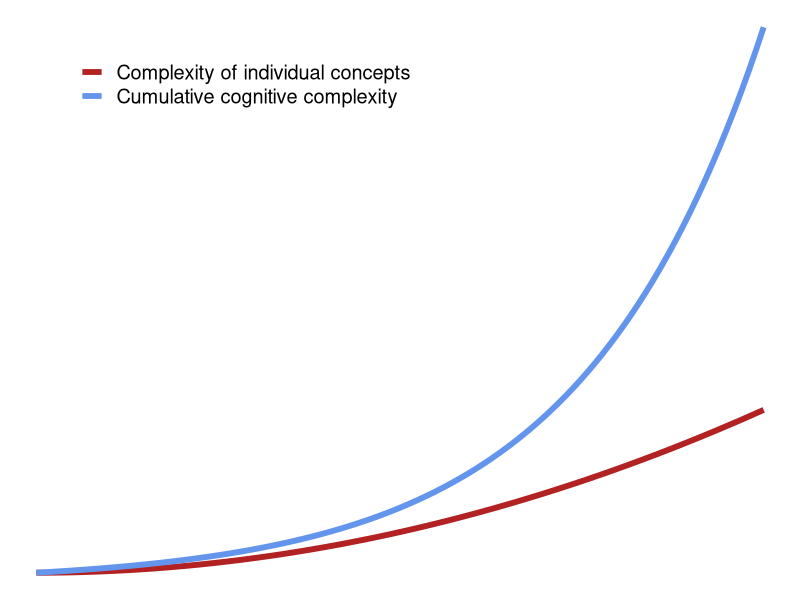

This figure's R source:
## ---- chunk 1
#| echo: false
#| message: false

library(tidyverse)
tibble(
  x = seq(0, 4, length.out = 100),
  `Complexity of individual concepts` = 1 + x^2,
  `Cumulative cognitive complexity` = exp(x)
) |>
  pivot_longer(-1) |>
  ggplot(aes(x, value, color = name)) +
  geom_line(linewidth = 2) +
  scale_color_manual(values = c("firebrick", "cornflowerblue")) +
  theme_void(18) +
  theme(
    legend.title = element_blank(),
    legend.position = "inside",
    legend.position.inside = c(0.1, 0.9),
    legend.justification = c(0, 1)
  )
